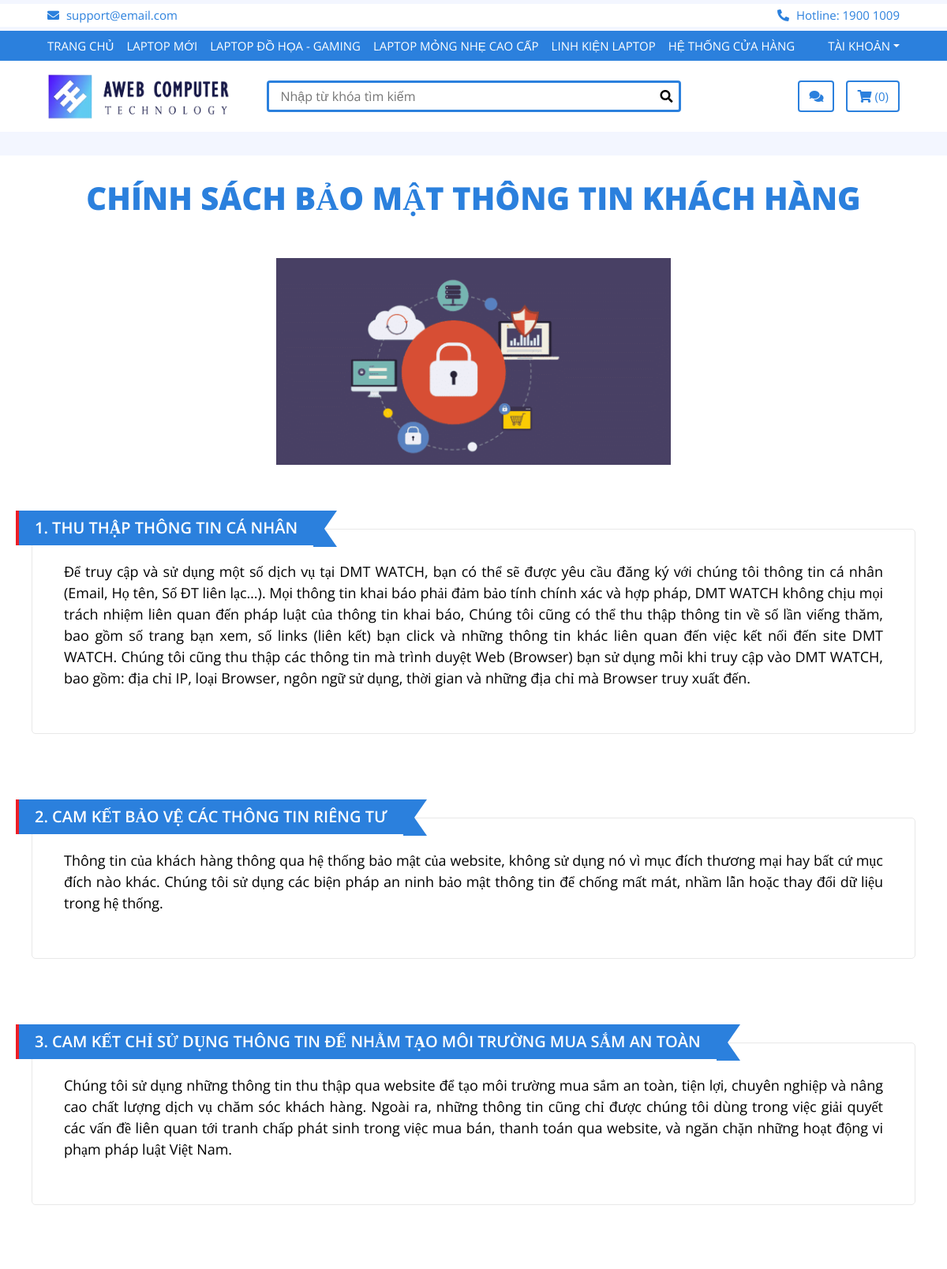
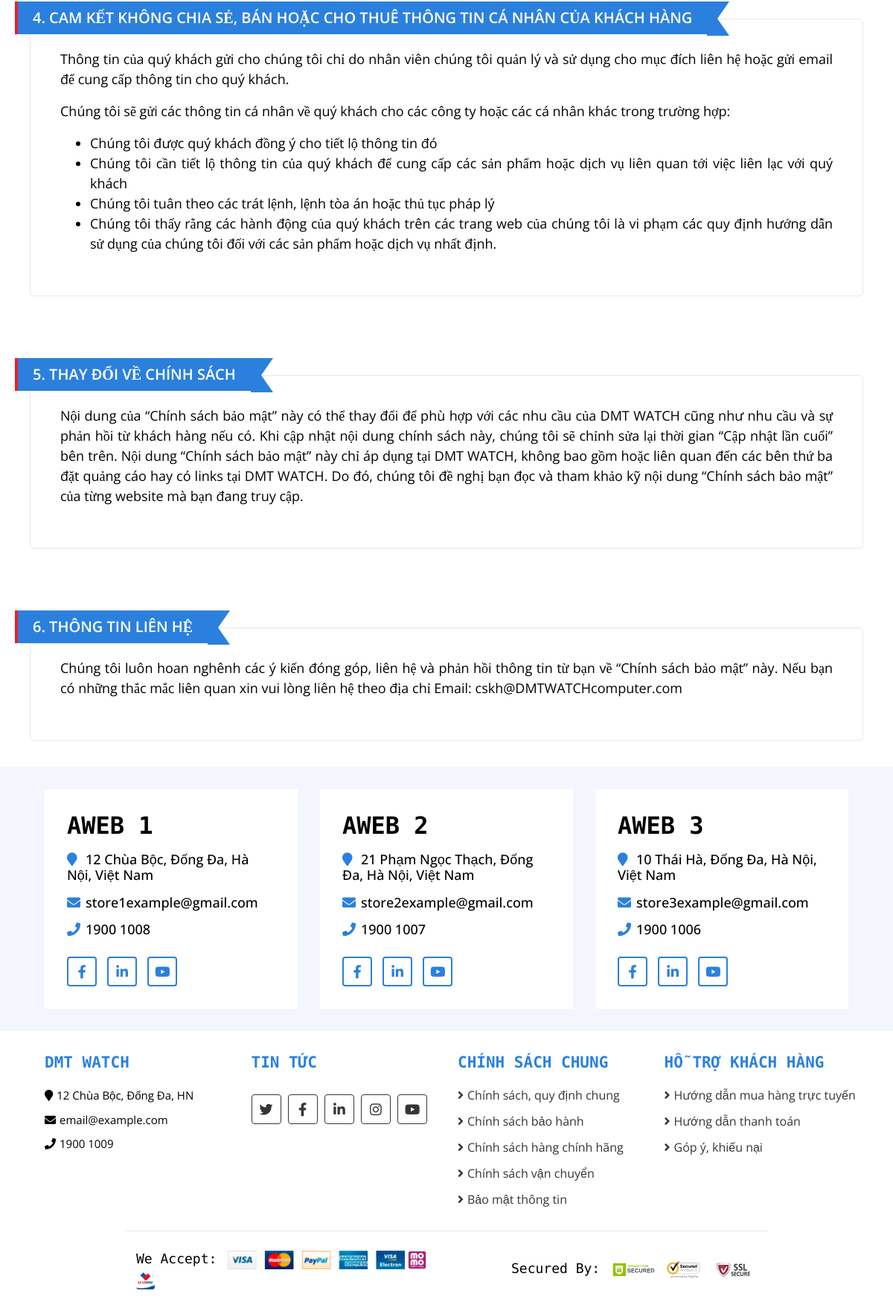
Screenshot of /bao_mat_thong_tin_khach_hang.php with the database file from the repository (2 pictures, top to bottom).
### tables this page shows
CREATE TABLE `cua_hang` (
  `ma_cua_hang` int(11) NOT NULL,
  `ten_cua_hang` varchar(100) NOT NULL,
  `dia_chi_cua_hang` varchar(100) NOT NULL,
  `email_cua_hang` varchar(100) DEFAULT NULL,
  `hotline_cua_hang` varchar(20) NOT NULL,
  `ban_do` varchar(1000) DEFAULT NULL,
  `link_facebook` varchar(200) DEFAULT NULL,
  `link_internet` varchar(200) DEFAULT NULL,
  `link_youtube` varchar(200) DEFAULT NULL
);

### bao_mat_thong_tin_khach_hang.php (the view, shortened to what this page needs)
<!DOCTYPE html>
<html lang="en">
    <head>
        <link href="https://stackpath.bootstrapcdn.com/bootstrap/4.4.1/css/bootstrap.min.css" rel="stylesheet">
        <link href="https://cdnjs.cloudflare.com/ajax/libs/font-awesome/5.10.0/css/all.min.css" rel="stylesheet">
        <link href="lib/slick/slick.css" rel="stylesheet">
        <link href="lib/slick/slick-theme.css" rel="stylesheet">
        <link href="css/style.css" rel="stylesheet">
        <link rel="stylesheet" type="text/css" href="http://pro.fontawesome.com/releases/v5.10.0/css/all.css">
    </head>
    <body>
        <div class="top-bar">
            <div class="container-fluid">
                <div class="row">
                    <div class="col-sm-6">
                        <i class="fa fa-envelope"></i>
                        support@email.com
                    </div>
                    <div class="col-sm-6">
                        <i class="fa fa-phone-alt"></i>
                        Hotline: 1900 1009
                    </div>
                </div>
            </div>
        </div>
        <div class="nav">
            <div class="container-fluid">
                <nav class="navbar navbar-expand-md bg-dark navbar-dark">
                    <div class="collapse navbar-collapse justify-content-between" id="navbarCollapse">
                        <div class="navbar-nav mr-auto">
                            <a href="index.php" class="nav-item nav-link">TRANG CHỦ</a>
                            <a href="laptop_moi.php" class="nav-item nav-link">LAPTOP MỚI</a>
                            <a href="laptop_do_hoa_gaming.php" class="nav-item nav-link">LAPTOP ĐỒ HỌA - GAMING</a>
                            <a href="laptop_van_phong.php" class="nav-item nav-link">LAPTOP MỎNG NHẸ CAO CẤP</a>
                            <a href="linh_kien_laptop.php" class="nav-item nav-link">LINH KIỆN LAPTOP</a>
                            <a href="he_thong_cua_hang.php" class="nav-item nav-link">HỆ THỐNG CỬA HÀNG</a>
                        </div>
                        <div class="navbar-nav ml-auto">
                            <div class="nav-item dropdown">
                                <a href="#" class="nav-link dropdown-toggle" data-toggle="dropdown">Tài khoản</a>
                            </div>
                        </div>
                    </div>
                </nav>
            </div>
        </div>
        <div class="bottom-bar">
            <div class="container-fluid">
                <div class="row align-items-center">
                    <div class="col-md-3">
                        <div class="logo">
                            <a href="index.php">
                                <img title="DMT WATCH" src="img/logo-AWeb.png" alt="Logo">
                            </a>
                        </div>
                    </div>
                    <div class="col-md-6">
                        <form id="product-search" method="GET" action="find.php">
                            <div class="search">
                                 <input type="text" placeholder="Nhập từ khóa tìm kiếm" name="q" >
                                 <button type="submit" name="submit"><i class="fa fa-search"></i></button>
                            </div>
                        </form>
                    </div>
                    <div class="col-md-3">
                        <div class="user">
                            <a href="phan_hoi.php" class="btn wishlist" title="Phản hồi">
                                <i class="fas fa-comments"></i>
                            </a>
                            <a href="gio_hang.php" class="btn cart" title="Giỏ hàng">
                                <i class="fa fa-shopping-cart"></i>
                                <span>(<?php if(isset($_SESSION['cart']))
                                                {
                                                    echo count($_SESSION['cart']);
                                                }
                                             else
                                             {
                                                 echo "0";
                                             }
                                                ; ?>)</span>
                            </a>
                        </div>
                    </div>
                </div>
            </div>
        </div>
        <div class="body-new-2019">
    <div class="hnc-static-container">
    <h1 class="hnc-static-heading1">CHÍNH SÁCH BẢO MẬT THÔNG TIN KHÁCH HÀNG</h1>
    <br>
    <img src="img/bao_mat_tt_khach_hang.jpg" class="hnc-static-image"  width="500" height="350" alt="bảo mật thông tin của AWEB">
    <div class="hnc-content-box-container">
        <h3 class="hnc-static-heading3 hnc-content-box-ribbon">1. THU THẬP THÔNG TIN CÁ NHÂN</h3>
        <div class="hnc-content-box">
            <p class="hnc-static-text">Để truy cập và sử dụng một số dịch vụ tại DMT WATCH, bạn có thể sẽ được yêu cầu đăng ký với chúng tôi thông tin cá nhân (Email, Họ tên, Số ĐT liên lạc…). Mọi thông tin khai báo phải đảm bảo tính chính xác và hợp pháp, DMT WATCH không chịu mọi trách nhiệm liên quan đến pháp luật của thông tin khai báo, Chúng tôi cũng có thể thu thập thông tin về số lần viếng thăm, bao gồm số trang bạn xem, số links (liên kết) bạn click và những thông tin khác liên quan đến việc kết nối đến site DMT WATCH. Chúng tôi cũng thu thập các thông tin mà trình duyệt Web (Browser) bạn sử dụng mỗi khi truy cập vào DMT WATCH, bao gồm: địa chỉ IP, loại Browser, ngôn ngữ sử dụng, thời gian và những địa chỉ mà Browser truy xuất đến.</p>
        </div>
    </div>
    <div class="hnc-content-box-container">
        <h3 class="hnc-static-heading3 hnc-content-box-ribbon">2. CAM KẾT BẢO VỆ CÁC THÔNG TIN RIÊNG TƯ</h3>
            <div class="hnc-content-box">
                <p class="hnc-static-text">Thông tin của khách hàng thông qua hệ thống bảo mật của website, không sử dụng nó vì mục đích thương mại hay bất cứ mục đích nào khác. Chúng tôi sử dụng các biện pháp an ninh bảo mật thông tin để chống mất mát, nhầm lẫn hoặc thay đổi dữ liệu trong hệ thống.</p>
        </div>
    </div>
    <div class="hnc-content-box-container">
        <h3 class="hnc-static-heading3 hnc-content-box-ribbon">3. CAM KẾT CHỈ SỬ DỤNG THÔNG TIN ĐỂ NHẰM TẠO MÔI TRƯỜNG MUA SẮM AN TOÀN</h3>
        <div class="hnc-content-box">
           <p class="hnc-static-text">Chúng tôi sử dụng những thông tin thu thập qua website để tạo môi trường mua sắm an toàn, tiện lợi, chuyên nghiệp và nâng cao chất lượng dịch vụ chăm sóc khách hàng. Ngoài ra, những thông tin cũng chỉ được chúng tôi dùng trong việc giải quyết các vấn đề liên quan tới tranh chấp phát sinh trong việc mua bán, thanh toán qua website, và ngăn chặn những hoạt động vi phạm pháp luật Việt Nam.</p>
        </div>
    </div>
    <div class="hnc-content-box-container">
        <h3 class="hnc-static-heading3 hnc-content-box-ribbon">4. CAM KẾT KHÔNG CHIA SẺ, BÁN HOẶC CHO THUÊ THÔNG TIN CÁ NHÂN CỦA KHÁCH HÀNG</h3>
        <div class="hnc-content-box">
           <p class="hnc-static-text">Thông tin của quý khách gửi cho chúng tôi chỉ do nhân viên chúng tôi quản lý và sử dụng cho mục đích liên hệ hoặc gửi email để cung cấp thông tin cho quý khách.</p>
            <p class="hnc-static-text">Chúng tôi sẽ gửi các thông tin cá nhân về quý khách cho các công ty hoặc các cá nhân khác trong trường hợp:</p>
            <ul class="hnc-static-text">
            <li>Chúng tôi được quý khách đồng ý cho tiết lộ thông tin đó</li>
            <li>Chúng tôi cần tiết lộ thông tin của quý khách để cung cấp các sản phẩm hoặc dịch vụ liên quan tới việc liên lạc với quý khách</li>
            <li>Chúng tôi tuân theo các trát lệnh, lệnh tòa án hoặc thủ tục pháp lý</li>
            <li>Chúng tôi thấy rằng các hành động của quý khách trên các trang web của chúng tôi là vi phạm các quy định hướng dẫn sử dụng của chúng tôi đối với các sản phẩm hoặc dịch vụ nhất định.</li>
            </ul>
        </div>
    </div>
    <div class="hnc-content-box-container">
        <h3 class="hnc-static-heading3 hnc-content-box-ribbon">5. THAY ĐỔI VỀ CHÍNH SÁCH</h3>
        <div class="hnc-content-box">
            <p class="hnc-static-text">Nội dung của “Chính sách bảo mật” này có thể thay đổi để phù hợp với các nhu cầu của DMT WATCH cũng như nhu cầu và sự phản hồi từ khách hàng nếu có. Khi cập nhật nội dung chính sách này, chúng tôi sẽ chỉnh sửa lại thời gian “Cập nhật lần cuối” bên trên. Nội dung “Chính sách bảo mật” này chỉ áp dụng tại DMT WATCH, không bao gồm hoặc liên quan đến các bên thứ ba đặt quảng cáo hay có links tại DMT WATCH. Do đó, chúng tôi đề nghị bạn đọc và tham khảo kỹ nội dung “Chính sách bảo mật” của từng website mà bạn đang truy cập.</p>
        </div>
    </div>
    <div class="hnc-content-box-container">
        <h3 class="hnc-static-heading3 hnc-content-box-ribbon">6. THÔNG TIN LIÊN HỆ</h3>
        <div class="hnc-content-box">
            <p class="hnc-static-text">Chúng tôi luôn hoan nghênh các ý kiến đóng góp, liên hệ và phản hồi thông tin từ bạn về “Chính sách bảo mật” này. Nếu bạn có những thắc mắc liên quan xin vui lòng liên hệ theo địa chỉ Email: cskh@DMTWATCHcomputer.com</p>
        </div>
    </div>
</div>
    </div>
<div class="contact">
    <div class="container-fluid">
        <div class="row">
            <?php
                include('config.php');
                $sql = "
                        SELECT *
                        FROM cua_hang
                        ORDER BY ma_cua_hang ASC";
                $cua_hang = mysqli_query($ket_noi, $sql);
                while ($row = mysqli_fetch_array($cua_hang))
                {
            ;?>
            <div class="col-lg-4">
                <div class="contact-info">
                    <h2><?php echo $row['ten_cua_hang'] ;?></h2>
                    <h3><i class="fa fa-map-marker"></i><?php echo $row['dia_chi_cua_hang'] ;?></h3>
                    <h3><i class="fa fa-envelope"></i><?php echo $row['email_cua_hang'] ;?></h3>
                    <h3><i class="fa fa-phone"></i><?php echo $row['hotline_cua_hang'] ;?></h3>
                    <div class="social">
                        <a href="<?php echo $row['link_facebook'] ;?>"><i class="fab fa-facebook-f"></i></a>
                        <a href="<?php echo $row['link_internet'] ;?>"><i class="fab fa-linkedin-in"></i></a>
                        <a href="<?php echo $row['link_youtube'] ;?>"><i class="fab fa-youtube"></i></a>
                    </div>
                </div>
            </div>
            <?php
                }
            ;?>
        </div>
    </div>
</div>
        <div class="footer">
            <div class="container-fluid">
                <div class="row">
                    <div class="col-lg-3 col-md-6">
                        <div class="footer-widget">
                            <h2>DMT WATCH</h2>
                            <div class="contact-info">
                                <p><i class="fa fa-map-marker"></i>12 Chùa Bộc, Đống Đa, HN</p>
                                <p><i class="fa fa-envelope"></i>email@example.com</p>
                                <p><i class="fa fa-phone"></i>1900 1009</p>
                            </div>
                        </div>
                    </div>
                    <div class="col-lg-3 col-md-6">
                        <div class="footer-widget">
                            <h2>TIN TỨC</h2>
                            <div class="contact-info">
                                <div class="social">
                                    <a href="https://twitter.com/BLACKPINK?ref_src=twsrc%5Egoogle%7Ctwcamp%5Eserp%7Ctwgr%5Eauthor"><i class="fab fa-twitter"></i></a>
                                    <a href="https://www.facebook.com/groups/2522602641301768"><i class="fab fa-facebook-f"></i></a>
                                    <a href=""><i class="fab fa-linkedin-in"></i></a>
                                    <a href="https://www.instagram.com/bitclub_real/"><i class="fab fa-instagram"></i></a>
                                    <a href="https://www.youtube.com/watch?v=0l65NY9PaC8"><i class="fab fa-youtube"></i></a>
                                </div>
                            </div>
                        </div>
                    </div>
                <div class="col-lg-3 col-md-6">
                        <div class="footer-widget">
                            <h2>CHÍNH SÁCH CHUNG</h2>
                            <ul>
                                <li><a href="chinh_sach_quy_dinh_chung.php">Chính sách, quy định chung</a></li>
                                <li><a href="chinh_sach_bao_hanh.php">Chính sách bảo hành</a></li>
                                <li><a href="chinh_sach_hang_chinh_hang.php">Chính sách hàng chính hãng</a></li>
                                <li><a href="chinh_sach_van_chuyen.php">Chính sách vận chuyển</a></li>
                                <li><a href="bao_mat_thong_tin_khach_hang.php">Bảo mật thông tin</a></li>
                            </ul>
                        </div>
                    </div>
                    <div class="col-lg-3 col-md-6">
                        <div class="footer-widget">
                            <h2>HỖ TRỢ KHÁCH HÀNG</h2>
                            <ul>
                                <li><a href="huong_dan_mua_hang_truc_tuyen.php">Hướng dẫn mua hàng trực tuyến</a></li>
                                <li><a href="huong_dan_thanh_toan.php">Hướng dẫn thanh toán</a></li>
                                <li><a href="phan_hoi.php">Góp ý, khiếu nại</a></li>
                            </ul>
                        </div>
                    </div>
                </div>
                <div class="row payment align-items-center">
                    <div class="col-md-6">
                        <div class="payment-method">
                            <h2>We Accept:</h2>
                            <img src="img/payment-method.png" alt="Payment Method" />
                            <img src="img/logo-momo.png" alt="Payment Method" />
                            <img src="img/logo-vnpay.png" alt="Payment Method" />
                        </div>
                    </div>
                    <div class="col-md-6">
                        <div class="payment-security">
                            <h2>Secured By:</h2>
                            <img src="img/godaddy.svg" alt="Payment Security" />
                            <img src="img/norton.svg" alt="Payment Security" />
                            <img src="img/ssl.svg" alt="Payment Security" />
                        </div>
                    </div>
                </div>
            </div>
        </div>
        <?php
            if(!isset($_SESSION['login'])){
               exit();
           }
        ;?>

### rows the page displays
cua_hang: ten_cua_hang "AWEB 1", dia_chi_cua_hang "12 Chùa Bộc, Đống Đa, Hà Nội, Việt Nam", email_cua_hang "store1example@gmail.com", hotline_cua_hang "1900 1008"
cua_hang: ten_cua_hang "AWEB 2", dia_chi_cua_hang "21 Phạm Ngọc Thạch, Đống Đa, Hà Nội, Việt Nam", email_cua_hang "store2example@gmail.com", hotline_cua_hang "1900 1007"
cua_hang: ten_cua_hang "AWEB 3", dia_chi_cua_hang "10 Thái Hà, Đống Đa, Hà Nội, Việt Nam", email_cua_hang "store3example@gmail.com", hotline_cua_hang "1900 1006"
